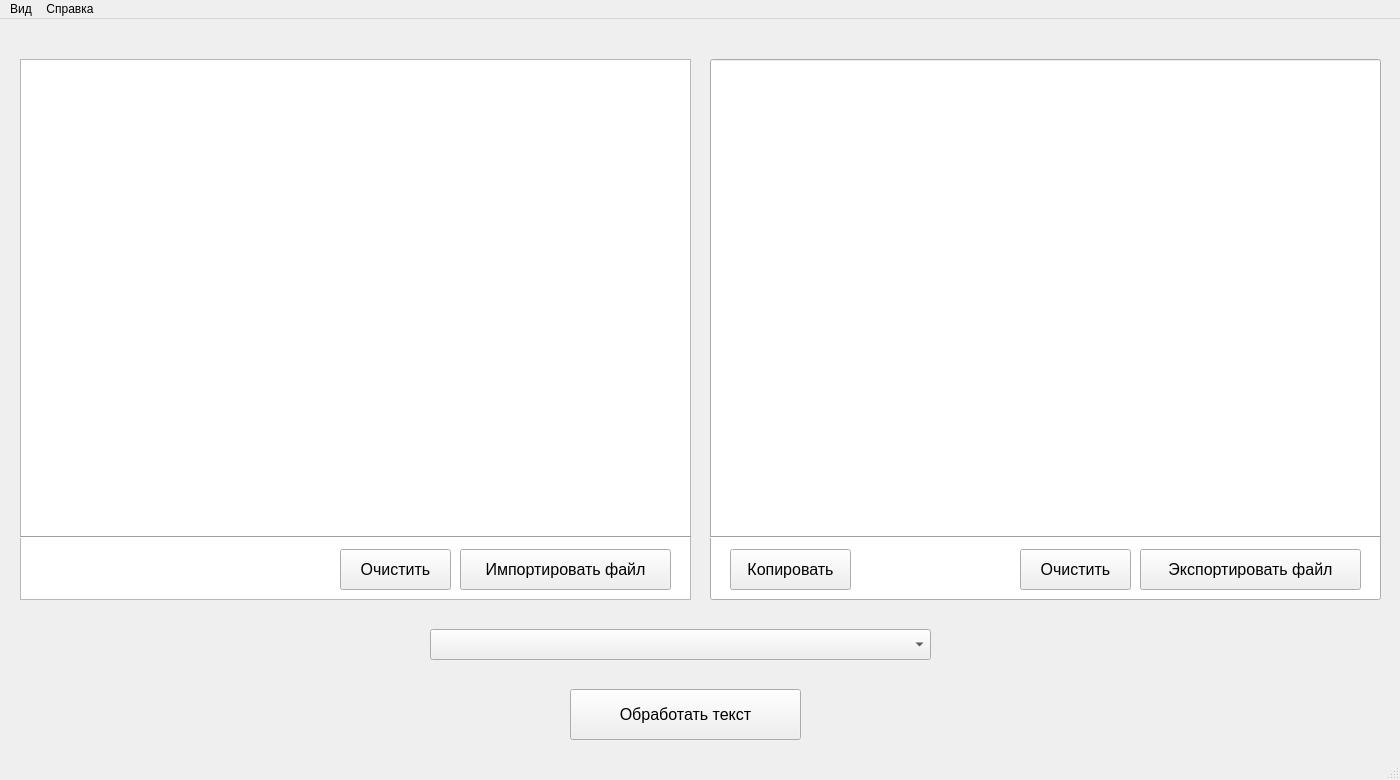
<?xml version="1.0" encoding="UTF-8"?>
<ui version="4.0">
 <class>MainWindow</class>
 <widget class="QMainWindow" name="MainWindow">
  <property name="geometry">
   <rect>
    <x>0</x>
    <y>0</y>
    <width>1400</width>
    <height>780</height>
   </rect>
  </property>
  <property name="minimumSize">
   <size>
    <width>1400</width>
    <height>780</height>
   </size>
  </property>
  <property name="maximumSize">
   <size>
    <width>1400</width>
    <height>780</height>
   </size>
  </property>
  <property name="baseSize">
   <size>
    <width>1400</width>
    <height>780</height>
   </size>
  </property>
  <property name="windowTitle">
   <string>MainWindow</string>
  </property>
  <widget class="QWidget" name="centralwidget">
   <widget class="QLineEdit" name="outputField">
    <property name="geometry">
     <rect>
      <x>710</x>
      <y>40</y>
      <width>671</width>
      <height>541</height>
     </rect>
    </property>
    <property name="font">
     <font>
      <pointsize>14</pointsize>
     </font>
    </property>
    <property name="maxLength">
     <number>10000</number>
    </property>
    <property name="alignment">
     <set>Qt::AlignLeading|Qt::AlignLeft|Qt::AlignTop</set>
    </property>
   </widget>
   <widget class="Line" name="line_2">
    <property name="geometry">
     <rect>
      <x>710</x>
      <y>510</y>
      <width>671</width>
      <height>16</height>
     </rect>
    </property>
    <property name="orientation">
     <enum>Qt::Horizontal</enum>
    </property>
   </widget>
   <widget class="QPushButton" name="clearOutputFieldBtn">
    <property name="geometry">
     <rect>
      <x>1020</x>
      <y>530</y>
      <width>111</width>
      <height>41</height>
     </rect>
    </property>
    <property name="font">
     <font>
      <pointsize>12</pointsize>
     </font>
    </property>
    <property name="text">
     <string>Очистить</string>
    </property>
   </widget>
   <widget class="QPushButton" name="copyOutputFieldBtn">
    <property name="geometry">
     <rect>
      <x>730</x>
      <y>530</y>
      <width>121</width>
      <height>41</height>
     </rect>
    </property>
    <property name="font">
     <font>
      <pointsize>12</pointsize>
     </font>
    </property>
    <property name="text">
     <string>Копировать</string>
    </property>
   </widget>
   <widget class="QPushButton" name="ExportFileBtn">
    <property name="geometry">
     <rect>
      <x>1140</x>
      <y>530</y>
      <width>221</width>
      <height>41</height>
     </rect>
    </property>
    <property name="font">
     <font>
      <pointsize>12</pointsize>
     </font>
    </property>
    <property name="text">
     <string>Экспортировать файл</string>
    </property>
   </widget>
   <widget class="QComboBox" name="functionsList">
    <property name="geometry">
     <rect>
      <x>430</x>
      <y>610</y>
      <width>501</width>
      <height>31</height>
     </rect>
    </property>
    <property name="font">
     <font>
      <pointsize>12</pointsize>
     </font>
    </property>
   </widget>
   <widget class="QPushButton" name="proceesTextBtn">
    <property name="geometry">
     <rect>
      <x>570</x>
      <y>670</y>
      <width>231</width>
      <height>51</height>
     </rect>
    </property>
    <property name="font">
     <font>
      <pointsize>12</pointsize>
     </font>
    </property>
    <property name="text">
     <string>Обработать текст</string>
    </property>
   </widget>
   <widget class="QTextEdit" name="textEdit">
    <property name="geometry">
     <rect>
      <x>20</x>
      <y>40</y>
      <width>671</width>
      <height>541</height>
     </rect>
    </property>
    <property name="font">
     <font>
      <pointsize>14</pointsize>
     </font>
    </property>
   </widget>
   <widget class="Line" name="line_3">
    <property name="geometry">
     <rect>
      <x>20</x>
      <y>510</y>
      <width>671</width>
      <height>16</height>
     </rect>
    </property>
    <property name="orientation">
     <enum>Qt::Horizontal</enum>
    </property>
   </widget>
   <widget class="QPushButton" name="clearInputFieldBtn">
    <property name="geometry">
     <rect>
      <x>340</x>
      <y>530</y>
      <width>111</width>
      <height>41</height>
     </rect>
    </property>
    <property name="font">
     <font>
      <pointsize>12</pointsize>
     </font>
    </property>
    <property name="text">
     <string>Очистить</string>
    </property>
   </widget>
   <widget class="QPushButton" name="importFileBtn_2">
    <property name="geometry">
     <rect>
      <x>460</x>
      <y>530</y>
      <width>211</width>
      <height>41</height>
     </rect>
    </property>
    <property name="font">
     <font>
      <pointsize>12</pointsize>
     </font>
    </property>
    <property name="text">
     <string>Импортировать файл</string>
    </property>
   </widget>
  </widget>
  <widget class="QMenuBar" name="menubar">
   <property name="geometry">
    <rect>
     <x>0</x>
     <y>0</y>
     <width>1400</width>
     <height>26</height>
    </rect>
   </property>
   <widget class="QMenu" name="menu">
    <property name="title">
     <string>Вид</string>
    </property>
    <addaction name="action"/>
    <addaction name="action_2"/>
   </widget>
   <widget class="QMenu" name="menu_2">
    <property name="title">
     <string>Справка</string>
    </property>
   </widget>
   <addaction name="menu"/>
   <addaction name="menu_2"/>
  </widget>
  <widget class="QStatusBar" name="statusbar"/>
  <action name="action">
   <property name="checkable">
    <bool>false</bool>
   </property>
   <property name="text">
    <string>Темная тема</string>
   </property>
  </action>
  <action name="action_2">
   <property name="text">
    <string>Светлая тема</string>
   </property>
  </action>
 </widget>
 <resources/>
 <connections/>
</ui>
